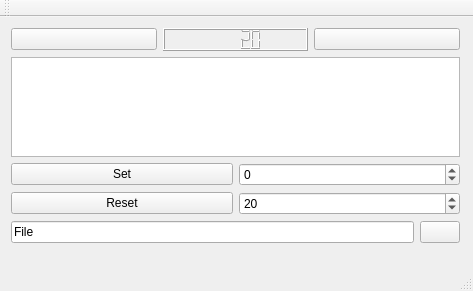
<?xml version="1.0" encoding="UTF-8"?>
<ui version="4.0">
 <class>MainWindow</class>
 <widget class="QMainWindow" name="MainWindow">
  <property name="geometry">
   <rect>
    <x>0</x>
    <y>0</y>
    <width>473</width>
    <height>291</height>
   </rect>
  </property>
  <property name="windowTitle">
   <string>MtG Counter</string>
  </property>
  <widget class="QWidget" name="centralWidget">
   <widget class="QWidget" name="verticalLayoutWidget">
    <property name="geometry">
     <rect>
      <x>0</x>
      <y>0</y>
      <width>471</width>
      <height>237</height>
     </rect>
    </property>
    <layout class="QVBoxLayout" name="verticalLayout">
     <item>
      <layout class="QHBoxLayout" name="horizontalLayout">
       <item>
        <widget class="QPushButton" name="plusButton">
         <property name="text">
          <string/>
         </property>
         <property name="icon">
          <iconset resource="Images.qrc">
           <normaloff>:/img/Crystal_Clear_action_edit_add.png</normaloff>:/img/Crystal_Clear_action_edit_add.png</iconset>
         </property>
        </widget>
       </item>
       <item>
        <widget class="QLCDNumber" name="lcd">
         <property name="intValue" stdset="0">
          <number>20</number>
         </property>
        </widget>
       </item>
       <item>
        <widget class="QPushButton" name="minusButton">
         <property name="text">
          <string/>
         </property>
         <property name="icon">
          <iconset resource="Images.qrc">
           <normaloff>:/img/Crystal_Clear_action_edit_remove.png</normaloff>:/img/Crystal_Clear_action_edit_remove.png</iconset>
         </property>
        </widget>
       </item>
      </layout>
     </item>
     <item>
      <widget class="QPlainTextEdit" name="log">
       <property name="readOnly">
        <bool>true</bool>
       </property>
      </widget>
     </item>
     <item>
      <layout class="QHBoxLayout" name="horizontalLayout_4">
       <item>
        <widget class="QPushButton" name="setButton">
         <property name="text">
          <string>Set</string>
         </property>
        </widget>
       </item>
       <item>
        <widget class="QSpinBox" name="setvalue">
         <property name="minimum">
          <number>-500</number>
         </property>
         <property name="maximum">
          <number>500</number>
         </property>
        </widget>
       </item>
      </layout>
     </item>
     <item>
      <spacer name="verticalSpacer">
       <property name="orientation">
        <enum>Qt::Vertical</enum>
       </property>
       <property name="sizeHint" stdset="0">
        <size>
         <width>20</width>
         <height>40</height>
        </size>
       </property>
      </spacer>
     </item>
     <item>
      <layout class="QHBoxLayout" name="horizontalLayout_3">
       <item>
        <widget class="QPushButton" name="resetButton">
         <property name="text">
          <string>Reset</string>
         </property>
        </widget>
       </item>
       <item>
        <widget class="QSpinBox" name="resetValue">
         <property name="minimum">
          <number>-500</number>
         </property>
         <property name="maximum">
          <number>500</number>
         </property>
         <property name="value">
          <number>20</number>
         </property>
        </widget>
       </item>
      </layout>
     </item>
     <item>
      <spacer name="verticalSpacer_2">
       <property name="orientation">
        <enum>Qt::Vertical</enum>
       </property>
       <property name="sizeHint" stdset="0">
        <size>
         <width>20</width>
         <height>40</height>
        </size>
       </property>
      </spacer>
     </item>
     <item>
      <layout class="QHBoxLayout" name="horizontalLayout_5">
       <item>
        <widget class="QLineEdit" name="path">
         <property name="text">
          <string>File</string>
         </property>
         <property name="readOnly">
          <bool>true</bool>
         </property>
        </widget>
       </item>
       <item>
        <widget class="QPushButton" name="fileButton">
         <property name="text">
          <string/>
         </property>
         <property name="icon">
          <iconset resource="Images.qrc">
           <normaloff>:/img/Crystal_Clear_action_filenew.png</normaloff>:/img/Crystal_Clear_action_filenew.png</iconset>
         </property>
        </widget>
       </item>
      </layout>
     </item>
    </layout>
   </widget>
  </widget>
  <widget class="QMenuBar" name="menuBar">
   <property name="geometry">
    <rect>
     <x>0</x>
     <y>0</y>
     <width>473</width>
     <height>22</height>
    </rect>
   </property>
  </widget>
  <widget class="QToolBar" name="mainToolBar">
   <attribute name="toolBarArea">
    <enum>TopToolBarArea</enum>
   </attribute>
   <attribute name="toolBarBreak">
    <bool>false</bool>
   </attribute>
  </widget>
  <widget class="QStatusBar" name="statusBar"/>
  <action name="actionBeenden">
   <property name="text">
    <string>Beenden</string>
   </property>
  </action>
 </widget>
 <layoutdefault spacing="6" margin="11"/>
 <resources>
  <include location="Images.qrc"/>
 </resources>
 <connections/>
</ui>
